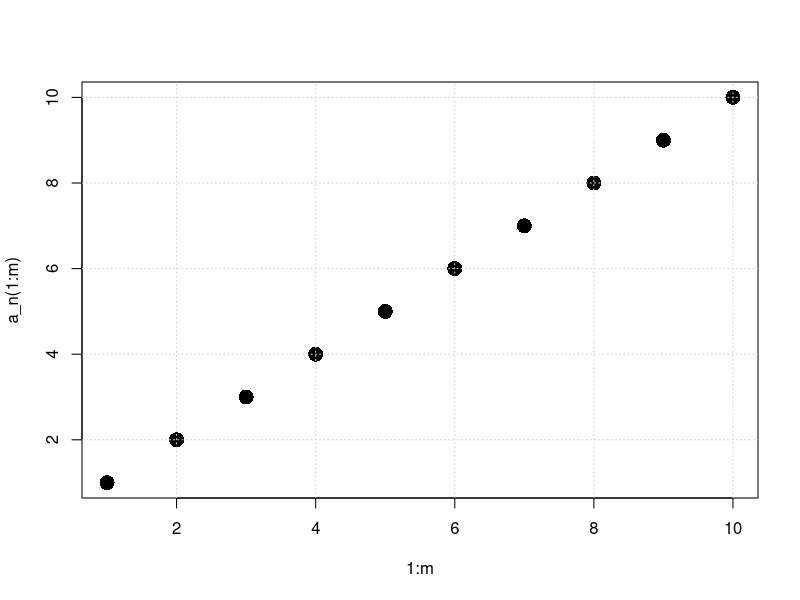
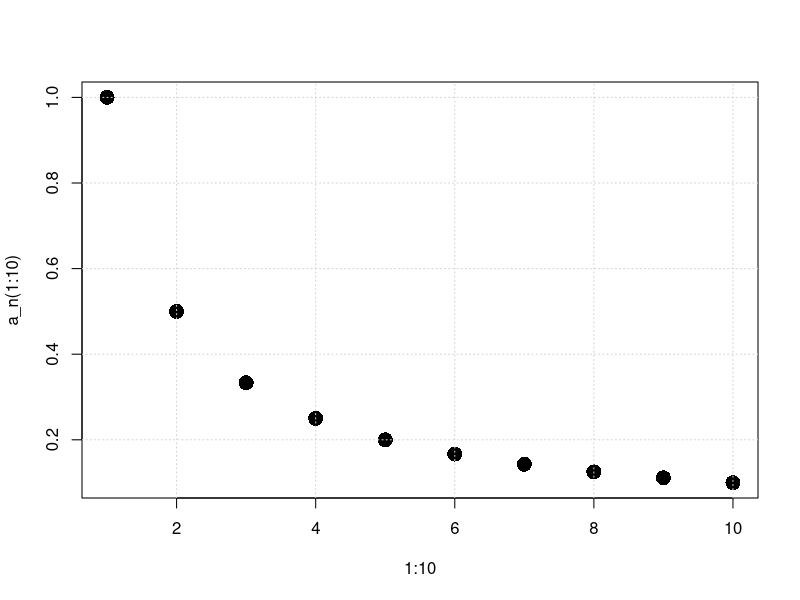
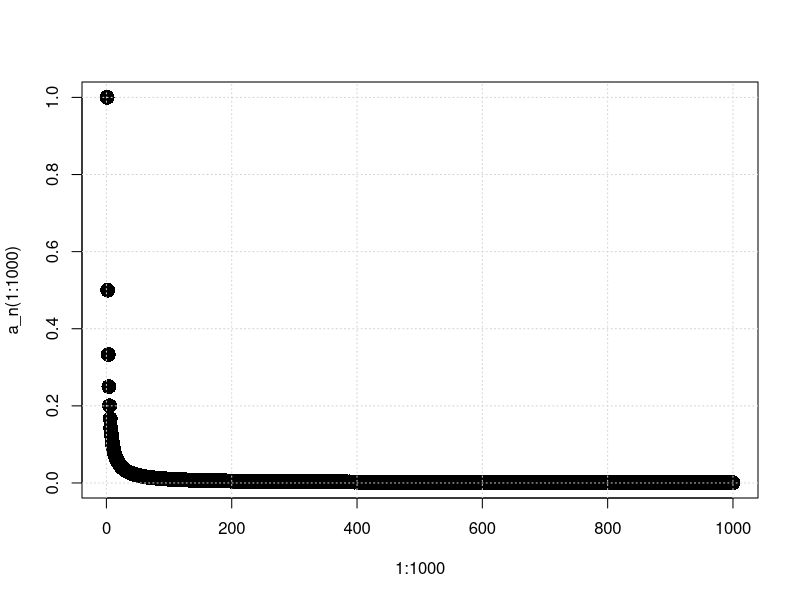
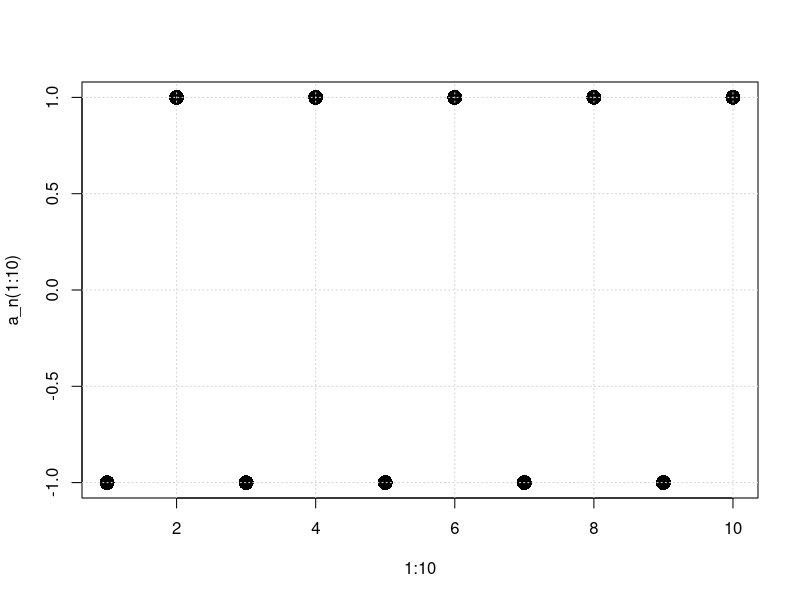
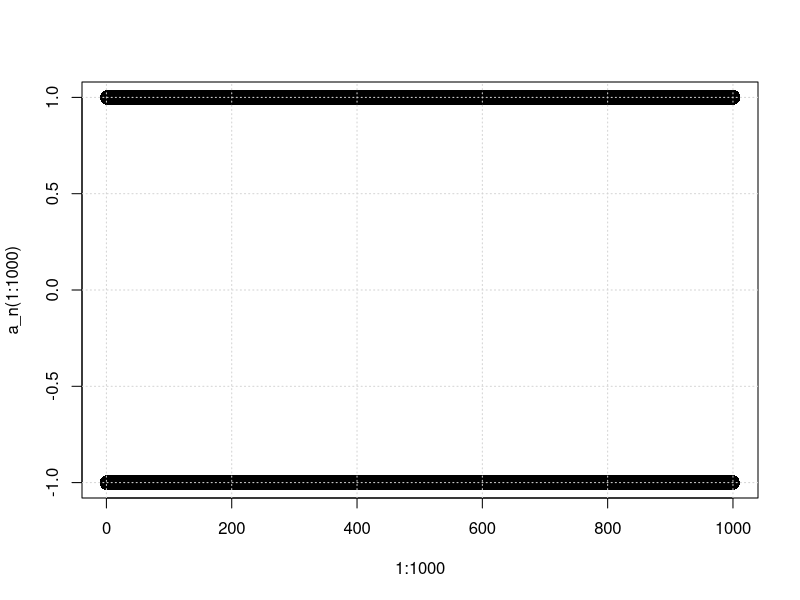
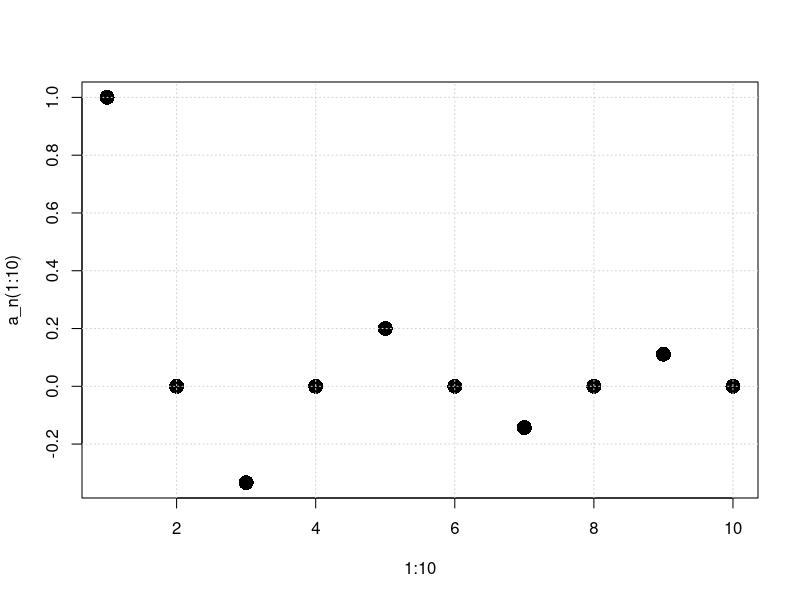
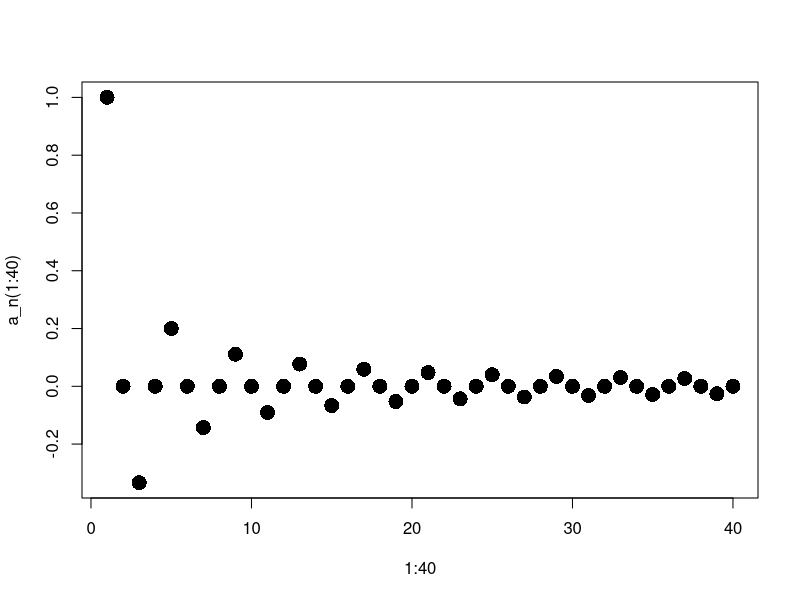
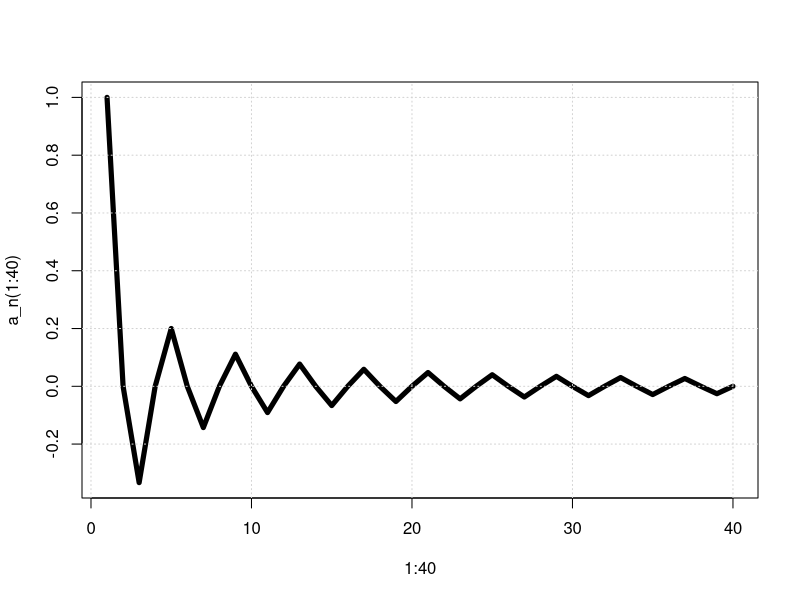

These figures' R source, in order:
##############
# Sucesiones #
##############

# Ejemplo 1
a_n <- function(n){n}
a_n(4)
a_n(14)
m <- 10
plot(1:m,a_n(1:m),pch=16,cex=2)
grid()
#


# Ejemplo 2
a_n <- function(n){1/n}
a_n(4)
a_n(14)
plot(1:10,a_n(1:10),pch=16,cex=2)
grid()
a_n(1:30)
a_n(1000)
plot(1:1000,a_n(1:1000),pch=16,cex=2)
grid()
#


# Ejemplo 3
a_n <- function(n){cos(n*pi)}
a_n(4)
a_n(5)
a_n(14)
a_n(15)
plot(1:10,a_n(1:10),pch=16,cex=2)
grid()
a_n(1:30)
a_n(1000)
plot(1:1000,a_n(1:1000),pch=16,cex=2)
grid()
#


# Ejemplo 4
a_n <- function(n){sin(n*pi/2)/n}
a_n(4)
a_n(5)
a_n(14)
a_n(15)
plot(1:10,a_n(1:10),pch=16,cex=2)
grid()
a_n(1:10)
a_n(10000)
plot(1:40,a_n(1:40),pch=16,cex=2)
plot(1:40,a_n(1:40),type = 'l',lwd=5)
grid()
#


# Ejemplo 5
a_n <- function(n){(2/3)^n}
aa_n <- function(n){
    aux <- 2/3
    for(i in 1:(n-1)){aux <- aux*(2/3)}
    aux
}
a_n(4)
aa_n(4)
a_n(5)
aa_n(5)
a_n(14)
aa_n(14)
plot(1:10,a_n(1:10),pch=16,cex=2)
grid()
a_n(1:10)
a_n(1000)
plot(1:40,a_n(1:40),pch=16,cex=2)
plot(1:40,a_n(1:40),type = 'l',lwd=5)
grid()
